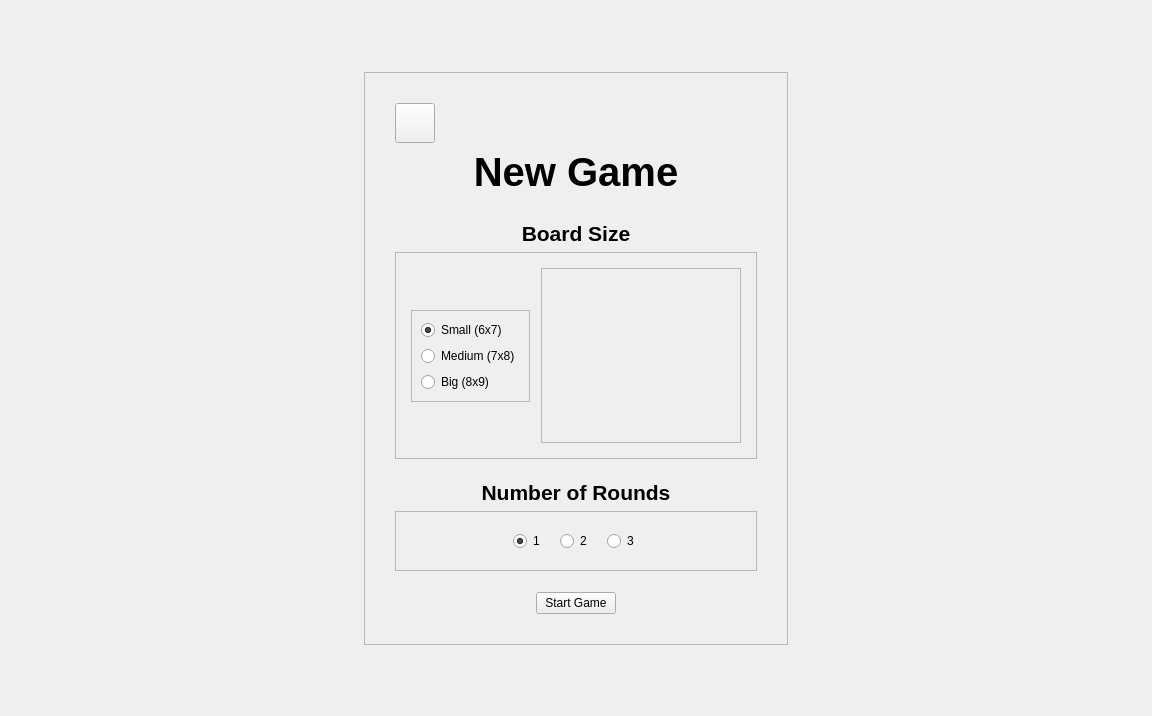
<?xml version="1.0" encoding="UTF-8"?>
<ui version="4.0">
 <class>NewGamePart2Window</class>
 <widget class="QWidget" name="NewGamePart2Window">
  <property name="geometry">
   <rect>
    <x>0</x>
    <y>0</y>
    <width>1152</width>
    <height>716</height>
   </rect>
  </property>
  <property name="windowTitle">
   <string>MainWindow</string>
  </property>
  <layout class="QGridLayout" name="gridLayout_8">
   <property name="leftMargin">
    <number>0</number>
   </property>
   <property name="topMargin">
    <number>0</number>
   </property>
   <property name="rightMargin">
    <number>0</number>
   </property>
   <property name="bottomMargin">
    <number>0</number>
   </property>
   <item row="0" column="0">
    <widget class="QWidget" name="centralwidget" native="true">
     <layout class="QGridLayout" name="gridLayout_11">
      <property name="leftMargin">
       <number>0</number>
      </property>
      <property name="topMargin">
       <number>0</number>
      </property>
      <property name="rightMargin">
       <number>0</number>
      </property>
      <property name="bottomMargin">
       <number>0</number>
      </property>
      <item row="0" column="0">
       <widget class="QScrollArea" name="scrollArea">
        <property name="frameShape">
         <enum>QFrame::Shape::NoFrame</enum>
        </property>
        <property name="widgetResizable">
         <bool>true</bool>
        </property>
        <property name="alignment">
         <set>Qt::AlignmentFlag::AlignCenter</set>
        </property>
        <widget class="QWidget" name="scrollAreaWidgetContents">
         <property name="geometry">
          <rect>
           <x>0</x>
           <y>0</y>
           <width>1136</width>
           <height>766</height>
          </rect>
         </property>
         <layout class="QGridLayout" name="gridLayout_12">
          <item row="0" column="0">
           <layout class="QGridLayout" name="gridLayout">
            <item row="2" column="2">
             <spacer name="horizontalSpacer_7">
              <property name="orientation">
               <enum>Qt::Orientation::Horizontal</enum>
              </property>
              <property name="sizeHint" stdset="0">
               <size>
                <width>40</width>
                <height>20</height>
               </size>
              </property>
             </spacer>
            </item>
            <item row="2" column="0">
             <spacer name="horizontalSpacer_4">
              <property name="orientation">
               <enum>Qt::Orientation::Horizontal</enum>
              </property>
              <property name="sizeHint" stdset="0">
               <size>
                <width>40</width>
                <height>20</height>
               </size>
              </property>
             </spacer>
            </item>
            <item row="1" column="1">
             <spacer name="verticalSpacer_3">
              <property name="orientation">
               <enum>Qt::Orientation::Vertical</enum>
              </property>
              <property name="sizeType">
               <enum>QSizePolicy::Policy::MinimumExpanding</enum>
              </property>
              <property name="sizeHint" stdset="0">
               <size>
                <width>20</width>
                <height>30</height>
               </size>
              </property>
             </spacer>
            </item>
            <item row="3" column="1">
             <spacer name="verticalSpacer">
              <property name="orientation">
               <enum>Qt::Orientation::Vertical</enum>
              </property>
              <property name="sizeType">
               <enum>QSizePolicy::Policy::MinimumExpanding</enum>
              </property>
              <property name="sizeHint" stdset="0">
               <size>
                <width>20</width>
                <height>30</height>
               </size>
              </property>
             </spacer>
            </item>
            <item row="2" column="1">
             <widget class="QFrame" name="newgame2Frame">
              <property name="sizePolicy">
               <sizepolicy hsizetype="Preferred" vsizetype="Preferred">
                <horstretch>0</horstretch>
                <verstretch>0</verstretch>
               </sizepolicy>
              </property>
              <property name="minimumSize">
               <size>
                <width>400</width>
                <height>0</height>
               </size>
              </property>
              <property name="maximumSize">
               <size>
                <width>550</width>
                <height>12345678</height>
               </size>
              </property>
              <property name="frameShape">
               <enum>QFrame::Shape::StyledPanel</enum>
              </property>
              <property name="frameShadow">
               <enum>QFrame::Shadow::Raised</enum>
              </property>
              <layout class="QGridLayout" name="gridLayout_2">
               <property name="leftMargin">
                <number>30</number>
               </property>
               <property name="topMargin">
                <number>30</number>
               </property>
               <property name="rightMargin">
                <number>30</number>
               </property>
               <property name="bottomMargin">
                <number>30</number>
               </property>
               <item row="1" column="1">
                <widget class="QLabel" name="newgameLabel">
                 <property name="sizePolicy">
                  <sizepolicy hsizetype="Minimum" vsizetype="Fixed">
                   <horstretch>0</horstretch>
                   <verstretch>0</verstretch>
                  </sizepolicy>
                 </property>
                 <property name="font">
                  <font>
                   <pointsize>30</pointsize>
                   <bold>true</bold>
                  </font>
                 </property>
                 <property name="text">
                  <string>New Game</string>
                 </property>
                 <property name="alignment">
                  <set>Qt::AlignmentFlag::AlignCenter</set>
                 </property>
                </widget>
               </item>
               <item row="0" column="1">
                <layout class="QHBoxLayout" name="horizontalLayout_01">
                 <item>
                  <widget class="QPushButton" name="backButton">
                   <property name="sizePolicy">
                    <sizepolicy hsizetype="Fixed" vsizetype="Fixed">
                     <horstretch>0</horstretch>
                     <verstretch>0</verstretch>
                    </sizepolicy>
                   </property>
                   <property name="minimumSize">
                    <size>
                     <width>40</width>
                     <height>40</height>
                    </size>
                   </property>
                   <property name="maximumSize">
                    <size>
                     <width>40</width>
                     <height>40</height>
                    </size>
                   </property>
                   <property name="sizeIncrement">
                    <size>
                     <width>0</width>
                     <height>0</height>
                    </size>
                   </property>
                   <property name="cursor">
                    <cursorShape>PointingHandCursor</cursorShape>
                   </property>
                   <property name="focusPolicy">
                    <enum>Qt::FocusPolicy::TabFocus</enum>
                   </property>
                   <property name="text">
                    <string/>
                   </property>
                   <property name="icon">
                    <iconset resource="../resources.qrc">
                     <normaloff>:/media/images/icons/dark-theme/back.png</normaloff>:/media/images/icons/dark-theme/back.png</iconset>
                   </property>
                   <property name="iconSize">
                    <size>
                     <width>40</width>
                     <height>40</height>
                    </size>
                   </property>
                  </widget>
                 </item>
                 <item>
                  <spacer name="horizontalSpacer_01">
                   <property name="orientation">
                    <enum>Qt::Orientation::Horizontal</enum>
                   </property>
                   <property name="sizeHint" stdset="0">
                    <size>
                     <width>40</width>
                     <height>20</height>
                    </size>
                   </property>
                  </spacer>
                 </item>
                </layout>
               </item>
               <item row="2" column="1">
                <spacer name="verticalSpacer_2">
                 <property name="orientation">
                  <enum>Qt::Orientation::Vertical</enum>
                 </property>
                 <property name="sizeType">
                  <enum>QSizePolicy::Policy::Fixed</enum>
                 </property>
                 <property name="sizeHint" stdset="0">
                  <size>
                   <width>20</width>
                   <height>20</height>
                  </size>
                 </property>
                </spacer>
               </item>
               <item row="6" column="1">
                <layout class="QHBoxLayout" name="horizontalLayout_6">
                 <property name="bottomMargin">
                  <number>0</number>
                 </property>
                 <item>
                  <spacer name="horizontalSpacer_8">
                   <property name="orientation">
                    <enum>Qt::Orientation::Horizontal</enum>
                   </property>
                   <property name="sizeHint" stdset="0">
                    <size>
                     <width>40</width>
                     <height>20</height>
                    </size>
                   </property>
                  </spacer>
                 </item>
                 <item>
                  <widget class="QPushButton" name="startGameButton">
                   <property name="sizePolicy">
                    <sizepolicy hsizetype="Preferred" vsizetype="Preferred">
                     <horstretch>0</horstretch>
                     <verstretch>0</verstretch>
                    </sizepolicy>
                   </property>
                   <property name="minimumSize">
                    <size>
                     <width>0</width>
                     <height>0</height>
                    </size>
                   </property>
                   <property name="maximumSize">
                    <size>
                     <width>1234567</width>
                     <height>1234567</height>
                    </size>
                   </property>
                   <property name="cursor">
                    <cursorShape>PointingHandCursor</cursorShape>
                   </property>
                   <property name="focusPolicy">
                    <enum>Qt::FocusPolicy::TabFocus</enum>
                   </property>
                   <property name="text">
                    <string>Start Game</string>
                   </property>
                  </widget>
                 </item>
                 <item>
                  <spacer name="horizontalSpacer">
                   <property name="orientation">
                    <enum>Qt::Orientation::Horizontal</enum>
                   </property>
                   <property name="sizeHint" stdset="0">
                    <size>
                     <width>40</width>
                     <height>20</height>
                    </size>
                   </property>
                  </spacer>
                 </item>
                </layout>
               </item>
               <item row="4" column="1">
                <spacer name="verticalSpacer_8">
                 <property name="orientation">
                  <enum>Qt::Orientation::Vertical</enum>
                 </property>
                 <property name="sizeType">
                  <enum>QSizePolicy::Policy::Fixed</enum>
                 </property>
                 <property name="sizeHint" stdset="0">
                  <size>
                   <width>20</width>
                   <height>0</height>
                  </size>
                 </property>
                </spacer>
               </item>
               <item row="3" column="1">
                <layout class="QVBoxLayout" name="verticalLayout_3">
                 <item>
                  <layout class="QVBoxLayout" name="verticalLayout">
                   <item>
                    <widget class="QLabel" name="sizeLabel">
                     <property name="sizePolicy">
                      <sizepolicy hsizetype="Minimum" vsizetype="Fixed">
                       <horstretch>0</horstretch>
                       <verstretch>0</verstretch>
                      </sizepolicy>
                     </property>
                     <property name="minimumSize">
                      <size>
                       <width>0</width>
                       <height>0</height>
                      </size>
                     </property>
                     <property name="font">
                      <font>
                       <pointsize>16</pointsize>
                       <bold>true</bold>
                      </font>
                     </property>
                     <property name="text">
                      <string>Board Size</string>
                     </property>
                     <property name="alignment">
                      <set>Qt::AlignmentFlag::AlignCenter</set>
                     </property>
                    </widget>
                   </item>
                   <item>
                    <widget class="QFrame" name="sizeFrame">
                     <property name="sizePolicy">
                      <sizepolicy hsizetype="Preferred" vsizetype="Preferred">
                       <horstretch>0</horstretch>
                       <verstretch>0</verstretch>
                      </sizepolicy>
                     </property>
                     <property name="minimumSize">
                      <size>
                       <width>0</width>
                       <height>0</height>
                      </size>
                     </property>
                     <property name="maximumSize">
                      <size>
                       <width>12345678</width>
                       <height>16777215</height>
                      </size>
                     </property>
                     <property name="frameShape">
                      <enum>QFrame::Shape::StyledPanel</enum>
                     </property>
                     <property name="frameShadow">
                      <enum>QFrame::Shadow::Raised</enum>
                     </property>
                     <layout class="QGridLayout" name="gridLayout_3">
                      <property name="leftMargin">
                       <number>15</number>
                      </property>
                      <property name="topMargin">
                       <number>15</number>
                      </property>
                      <property name="rightMargin">
                       <number>15</number>
                      </property>
                      <property name="bottomMargin">
                       <number>15</number>
                      </property>
                      <item row="0" column="3">
                       <widget class="QFrame" name="sizeimageFrame">
                        <property name="sizePolicy">
                         <sizepolicy hsizetype="Fixed" vsizetype="Fixed">
                          <horstretch>0</horstretch>
                          <verstretch>0</verstretch>
                         </sizepolicy>
                        </property>
                        <property name="minimumSize">
                         <size>
                          <width>200</width>
                          <height>175</height>
                         </size>
                        </property>
                        <property name="maximumSize">
                         <size>
                          <width>200</width>
                          <height>175</height>
                         </size>
                        </property>
                        <property name="frameShape">
                         <enum>QFrame::Shape::StyledPanel</enum>
                        </property>
                        <property name="frameShadow">
                         <enum>QFrame::Shadow::Raised</enum>
                        </property>
                        <layout class="QGridLayout" name="gridLayout_6">
                         <item row="0" column="0">
                          <widget class="QLabel" name="sizeimageLabel">
                           <property name="minimumSize">
                            <size>
                             <width>180</width>
                             <height>155</height>
                            </size>
                           </property>
                           <property name="maximumSize">
                            <size>
                             <width>180</width>
                             <height>155</height>
                            </size>
                           </property>
                           <property name="text">
                            <string/>
                           </property>
                          </widget>
                         </item>
                        </layout>
                       </widget>
                      </item>
                      <item row="0" column="1">
                       <layout class="QGridLayout" name="gridLayout_14">
                        <item row="2" column="0">
                         <spacer name="verticalSpacer_5">
                          <property name="orientation">
                           <enum>Qt::Orientation::Vertical</enum>
                          </property>
                          <property name="sizeHint" stdset="0">
                           <size>
                            <width>20</width>
                            <height>40</height>
                           </size>
                          </property>
                         </spacer>
                        </item>
                        <item row="0" column="0">
                         <spacer name="verticalSpacer_6">
                          <property name="orientation">
                           <enum>Qt::Orientation::Vertical</enum>
                          </property>
                          <property name="sizeHint" stdset="0">
                           <size>
                            <width>20</width>
                            <height>40</height>
                           </size>
                          </property>
                         </spacer>
                        </item>
                        <item row="1" column="0">
                         <widget class="QFrame" name="sizeoptionsFrame">
                          <property name="sizePolicy">
                           <sizepolicy hsizetype="Preferred" vsizetype="Preferred">
                            <horstretch>0</horstretch>
                            <verstretch>0</verstretch>
                           </sizepolicy>
                          </property>
                          <property name="minimumSize">
                           <size>
                            <width>0</width>
                            <height>0</height>
                           </size>
                          </property>
                          <property name="font">
                           <font>
                            <pointsize>9</pointsize>
                           </font>
                          </property>
                          <property name="frameShape">
                           <enum>QFrame::Shape::StyledPanel</enum>
                          </property>
                          <property name="frameShadow">
                           <enum>QFrame::Shadow::Raised</enum>
                          </property>
                          <layout class="QGridLayout" name="gridLayout_9">
                           <item row="1" column="0">
                            <layout class="QGridLayout" name="gridLayout_4">
                             <item row="2" column="0">
                              <widget class="QRadioButton" name="bigButton">
                               <property name="cursor">
                                <cursorShape>PointingHandCursor</cursorShape>
                               </property>
                               <property name="focusPolicy">
                                <enum>Qt::FocusPolicy::TabFocus</enum>
                               </property>
                               <property name="text">
                                <string>Big (8x9)</string>
                               </property>
                              </widget>
                             </item>
                             <item row="0" column="0">
                              <widget class="QRadioButton" name="smallButton">
                               <property name="font">
                                <font>
                                 <pointsize>9</pointsize>
                                </font>
                               </property>
                               <property name="cursor">
                                <cursorShape>PointingHandCursor</cursorShape>
                               </property>
                               <property name="focusPolicy">
                                <enum>Qt::FocusPolicy::TabFocus</enum>
                               </property>
                               <property name="text">
                                <string>Small (6x7)</string>
                               </property>
                               <property name="checked">
                                <bool>true</bool>
                               </property>
                              </widget>
                             </item>
                             <item row="1" column="0">
                              <widget class="QRadioButton" name="mediumButton">
                               <property name="cursor">
                                <cursorShape>PointingHandCursor</cursorShape>
                               </property>
                               <property name="focusPolicy">
                                <enum>Qt::FocusPolicy::TabFocus</enum>
                               </property>
                               <property name="text">
                                <string>Medium (7x8)</string>
                               </property>
                              </widget>
                             </item>
                            </layout>
                           </item>
                          </layout>
                         </widget>
                        </item>
                       </layout>
                      </item>
                      <item row="0" column="2">
                       <spacer name="horizontalSpacer_5">
                        <property name="orientation">
                         <enum>Qt::Orientation::Horizontal</enum>
                        </property>
                        <property name="sizeType">
                         <enum>QSizePolicy::Policy::Fixed</enum>
                        </property>
                        <property name="sizeHint" stdset="0">
                         <size>
                          <width>5</width>
                          <height>5</height>
                         </size>
                        </property>
                       </spacer>
                      </item>
                      <item row="0" column="0">
                       <spacer name="horizontalSpacer_2">
                        <property name="orientation">
                         <enum>Qt::Orientation::Horizontal</enum>
                        </property>
                        <property name="sizeHint" stdset="0">
                         <size>
                          <width>0</width>
                          <height>20</height>
                         </size>
                        </property>
                       </spacer>
                      </item>
                      <item row="0" column="4">
                       <spacer name="horizontalSpacer_6">
                        <property name="orientation">
                         <enum>Qt::Orientation::Horizontal</enum>
                        </property>
                        <property name="sizeHint" stdset="0">
                         <size>
                          <width>0</width>
                          <height>20</height>
                         </size>
                        </property>
                       </spacer>
                      </item>
                     </layout>
                    </widget>
                   </item>
                  </layout>
                 </item>
                 <item>
                  <spacer name="verticalSpacer_9">
                   <property name="orientation">
                    <enum>Qt::Orientation::Vertical</enum>
                   </property>
                   <property name="sizeType">
                    <enum>QSizePolicy::Policy::Fixed</enum>
                   </property>
                   <property name="sizeHint" stdset="0">
                    <size>
                     <width>20</width>
                     <height>15</height>
                    </size>
                   </property>
                  </spacer>
                 </item>
                 <item>
                  <layout class="QVBoxLayout" name="verticalLayout_2">
                   <item>
                    <widget class="QLabel" name="roundsLabel">
                     <property name="sizePolicy">
                      <sizepolicy hsizetype="Preferred" vsizetype="Preferred">
                       <horstretch>0</horstretch>
                       <verstretch>0</verstretch>
                      </sizepolicy>
                     </property>
                     <property name="minimumSize">
                      <size>
                       <width>0</width>
                       <height>0</height>
                      </size>
                     </property>
                     <property name="maximumSize">
                      <size>
                       <width>12345678</width>
                       <height>12345678</height>
                      </size>
                     </property>
                     <property name="font">
                      <font>
                       <pointsize>16</pointsize>
                       <bold>true</bold>
                      </font>
                     </property>
                     <property name="text">
                      <string>Number of Rounds</string>
                     </property>
                     <property name="alignment">
                      <set>Qt::AlignmentFlag::AlignCenter</set>
                     </property>
                    </widget>
                   </item>
                   <item>
                    <widget class="QFrame" name="mainRoundsFrame">
                     <property name="sizePolicy">
                      <sizepolicy hsizetype="Preferred" vsizetype="Preferred">
                       <horstretch>0</horstretch>
                       <verstretch>0</verstretch>
                      </sizepolicy>
                     </property>
                     <property name="minimumSize">
                      <size>
                       <width>0</width>
                       <height>0</height>
                      </size>
                     </property>
                     <property name="maximumSize">
                      <size>
                       <width>12345678</width>
                       <height>12345678</height>
                      </size>
                     </property>
                     <property name="frameShape">
                      <enum>QFrame::Shape::StyledPanel</enum>
                     </property>
                     <property name="frameShadow">
                      <enum>QFrame::Shadow::Raised</enum>
                     </property>
                     <layout class="QGridLayout" name="gridLayout_7">
                      <item row="2" column="1">
                       <widget class="QFrame" name="roundsFrame">
                        <layout class="QGridLayout" name="gridLayout_5">
                         <property name="leftMargin">
                          <number>10</number>
                         </property>
                         <property name="topMargin">
                          <number>10</number>
                         </property>
                         <property name="rightMargin">
                          <number>10</number>
                         </property>
                         <property name="bottomMargin">
                          <number>10</number>
                         </property>
                         <property name="horizontalSpacing">
                          <number>15</number>
                         </property>
                         <item row="0" column="1">
                          <widget class="QRadioButton" name="twoButton">
                           <property name="cursor">
                            <cursorShape>PointingHandCursor</cursorShape>
                           </property>
                           <property name="focusPolicy">
                            <enum>Qt::FocusPolicy::TabFocus</enum>
                           </property>
                           <property name="text">
                            <string>2</string>
                           </property>
                          </widget>
                         </item>
                         <item row="0" column="0">
                          <widget class="QRadioButton" name="oneButton">
                           <property name="cursor">
                            <cursorShape>PointingHandCursor</cursorShape>
                           </property>
                           <property name="focusPolicy">
                            <enum>Qt::FocusPolicy::TabFocus</enum>
                           </property>
                           <property name="text">
                            <string>1</string>
                           </property>
                           <property name="checked">
                            <bool>true</bool>
                           </property>
                          </widget>
                         </item>
                         <item row="0" column="2">
                          <widget class="QRadioButton" name="threeButton">
                           <property name="cursor">
                            <cursorShape>PointingHandCursor</cursorShape>
                           </property>
                           <property name="focusPolicy">
                            <enum>Qt::FocusPolicy::TabFocus</enum>
                           </property>
                           <property name="text">
                            <string>3</string>
                           </property>
                          </widget>
                         </item>
                        </layout>
                       </widget>
                      </item>
                      <item row="2" column="0">
                       <spacer name="horizontalSpacer_3">
                        <property name="orientation">
                         <enum>Qt::Orientation::Horizontal</enum>
                        </property>
                        <property name="sizeHint" stdset="0">
                         <size>
                          <width>0</width>
                          <height>20</height>
                         </size>
                        </property>
                       </spacer>
                      </item>
                      <item row="2" column="2">
                       <spacer name="horizontalSpacer_9">
                        <property name="orientation">
                         <enum>Qt::Orientation::Horizontal</enum>
                        </property>
                        <property name="sizeHint" stdset="0">
                         <size>
                          <width>0</width>
                          <height>20</height>
                         </size>
                        </property>
                       </spacer>
                      </item>
                     </layout>
                    </widget>
                   </item>
                  </layout>
                 </item>
                </layout>
               </item>
               <item row="5" column="1">
                <spacer name="verticalSpacer_4">
                 <property name="orientation">
                  <enum>Qt::Orientation::Vertical</enum>
                 </property>
                 <property name="sizeType">
                  <enum>QSizePolicy::Policy::Fixed</enum>
                 </property>
                 <property name="sizeHint" stdset="0">
                  <size>
                   <width>20</width>
                   <height>15</height>
                  </size>
                 </property>
                </spacer>
               </item>
              </layout>
             </widget>
            </item>
           </layout>
          </item>
         </layout>
        </widget>
       </widget>
      </item>
     </layout>
    </widget>
   </item>
  </layout>
 </widget>
 <resources>
  <include location="../resources.qrc"/>
 </resources>
 <connections/>
</ui>
